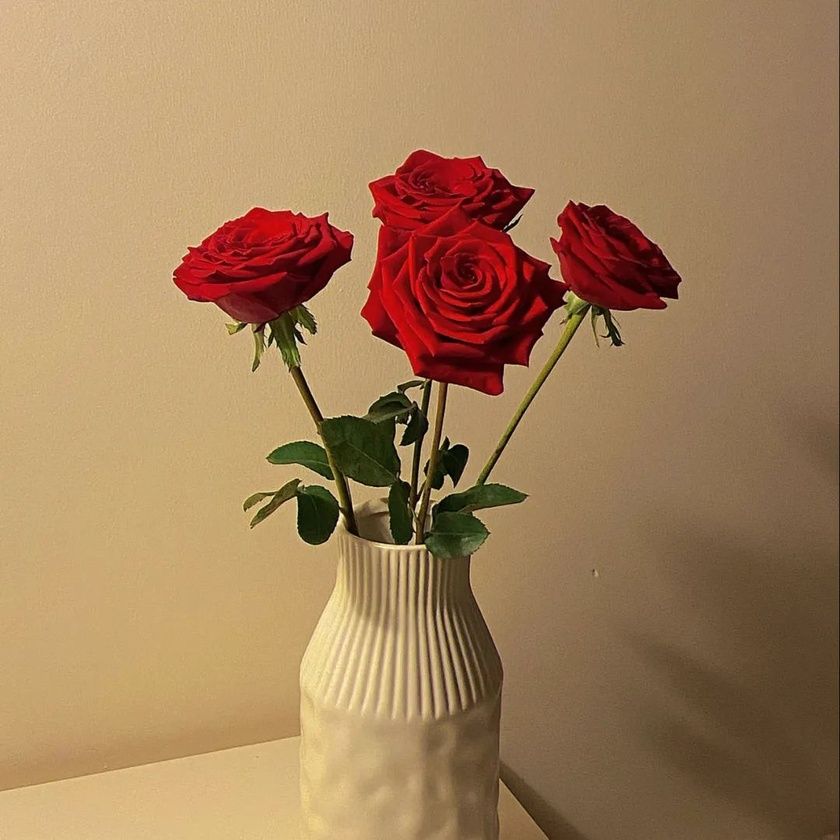
#> input picture 2021教学实习/代码源文件夹/creat/pic2.jpg, 840 x 840 px, shrunk from 1080 x 1079 before the run
$ python demo02.py
#> lines starting #> are read from the running program, lines starting #| are printed output that depends on the picture
from PIL import Image
from PIL import ImageFilter

src = Image.open('pic2.jpg')
#> src is the input picture: PIL image 840x840 RGB; mean R, G, B 162.8, 127.8, 91.1
src2 = src.filter(ImageFilter.CONTOUR)
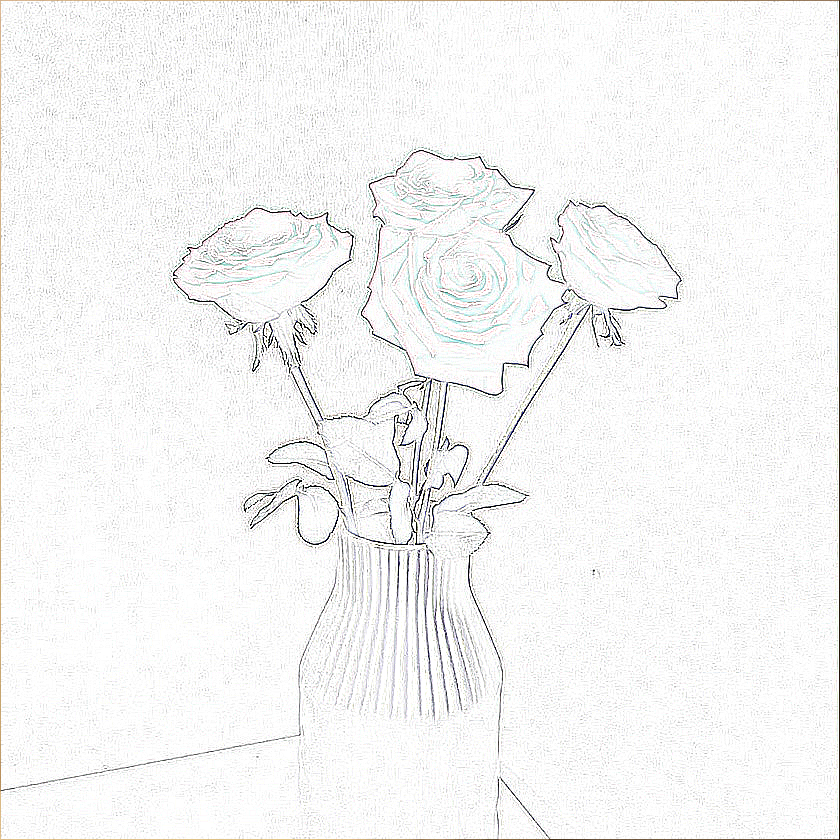
#> src2: PIL image 840x840 RGB; mean R, G, B 244.5, 244.6, 244.3
src2.save('pic2Contour.jpg')

$ run again, with 2021教学实习/代码源文件夹/creat/pic01.jpg copied over 2021教学实习/代码源文件夹/creat/pic2.jpg
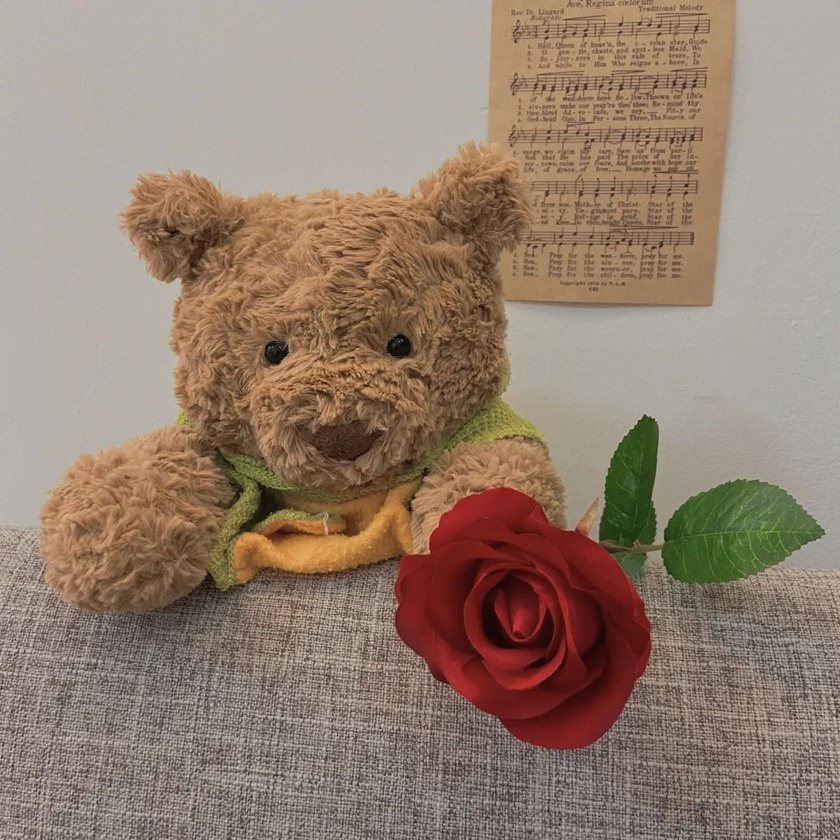
#> input picture 2021教学实习/代码源文件夹/creat/pic01.jpg, 840 x 840 px, shrunk from 1080 x 1080 before the run
#> src is the input picture: PIL image 840x840 RGB; mean R, G, B 147.5, 127.1, 111.6
#> `src2 = src.filter(ImageFilter.CONTOUR)`:
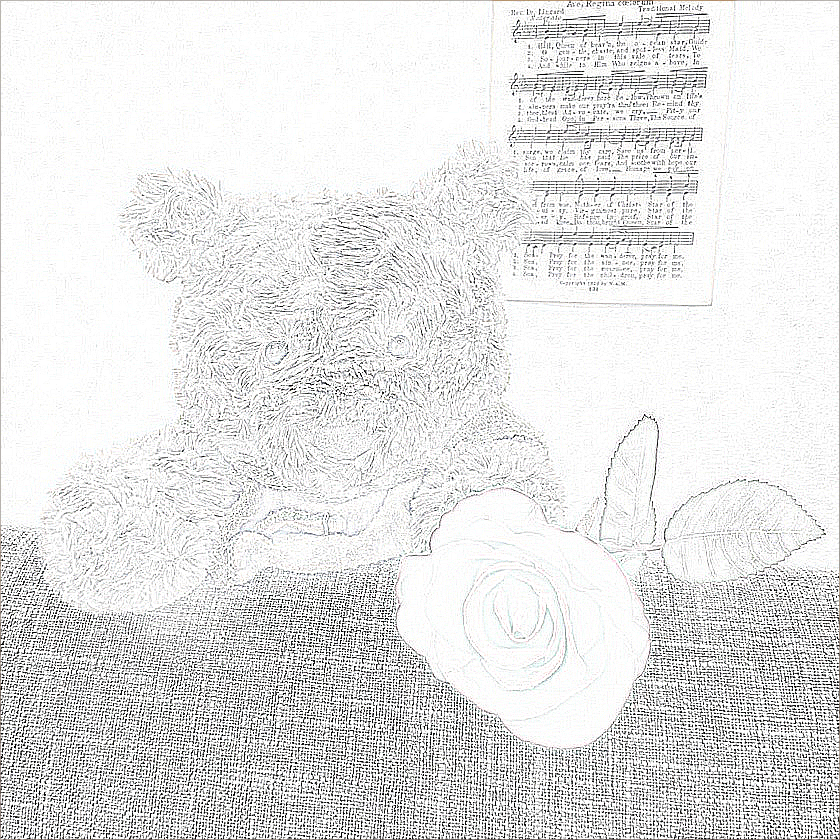
#> src2: PIL image 840x840 RGB; mean R, G, B 228, 228.1, 227.9

$ run again, with 2021教学实习/代码源文件夹/creat/pic3.jpg copied over 2021教学实习/代码源文件夹/creat/pic2.jpg
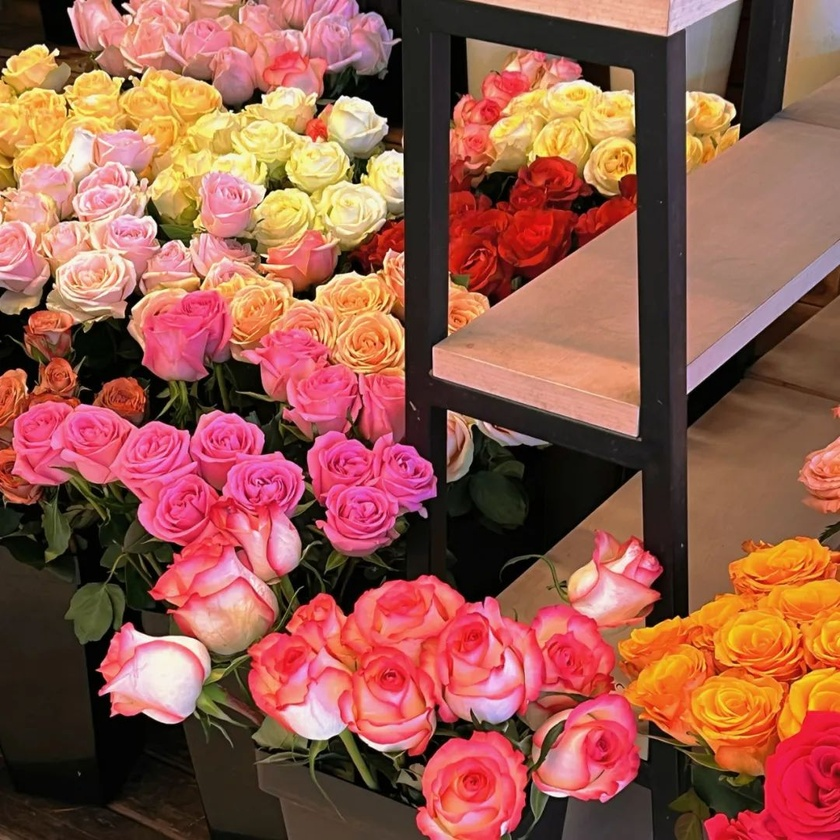
#> input picture 2021教学实习/代码源文件夹/creat/pic3.jpg, 840 x 840 px, shrunk from 1080 x 1080 before the run
#> src is the input picture: PIL image 840x840 RGB; mean R, G, B 150.1, 90.5, 75.7
#> `src2 = src.filter(ImageFilter.CONTOUR)`:
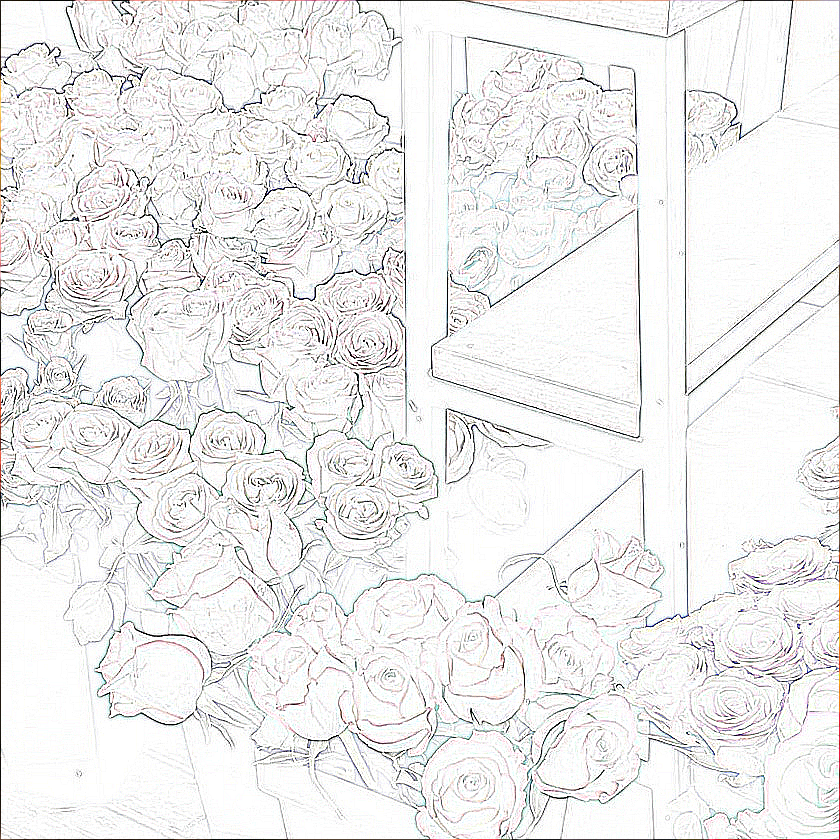
#> src2: PIL image 840x840 RGB; mean R, G, B 237.9, 237.4, 237.3
